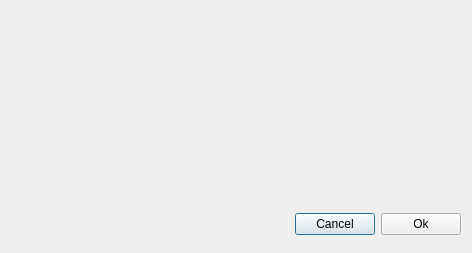
<?xml version="1.0" encoding="UTF-8"?>
<ui version="4.0">
 <class>AltairSettings</class>
 <widget class="QDialog" name="AltairSettings">
  <property name="geometry">
   <rect>
    <x>0</x>
    <y>0</y>
    <width>472</width>
    <height>253</height>
   </rect>
  </property>
  <property name="windowTitle">
   <string>Dialog</string>
  </property>
  <widget class="QWidget" name="layoutWidget">
   <property name="geometry">
    <rect>
     <x>10</x>
     <y>210</y>
     <width>451</width>
     <height>29</height>
    </rect>
   </property>
   <layout class="QHBoxLayout" name="horizontalLayout">
    <item>
     <spacer name="horizontalSpacer">
      <property name="orientation">
       <enum>Qt::Horizontal</enum>
      </property>
      <property name="sizeHint" stdset="0">
       <size>
        <width>40</width>
        <height>20</height>
       </size>
      </property>
     </spacer>
    </item>
    <item>
     <widget class="QPushButton" name="pushButton_cancel">
      <property name="text">
       <string>Cancel</string>
      </property>
     </widget>
    </item>
    <item>
     <widget class="QPushButton" name="pushButton_ok">
      <property name="text">
       <string>Ok</string>
      </property>
     </widget>
    </item>
   </layout>
  </widget>
 </widget>
 <resources/>
 <connections/>
</ui>
